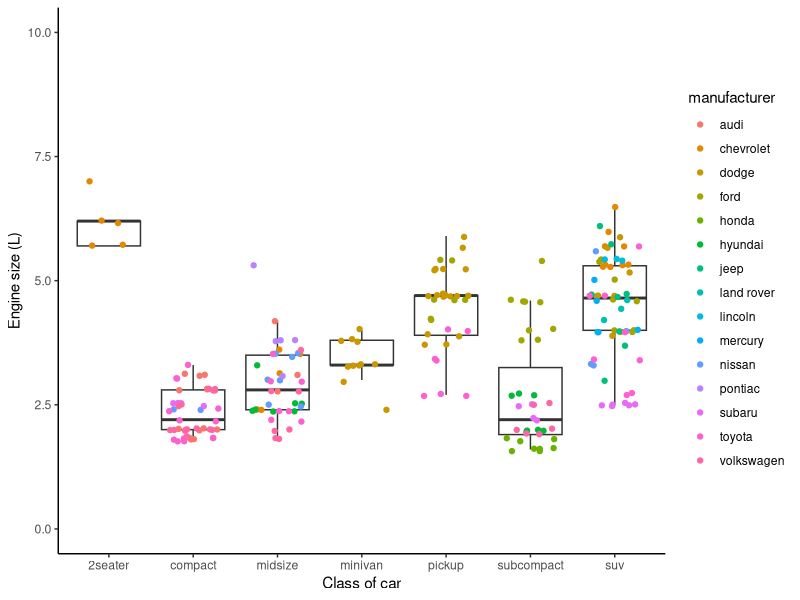
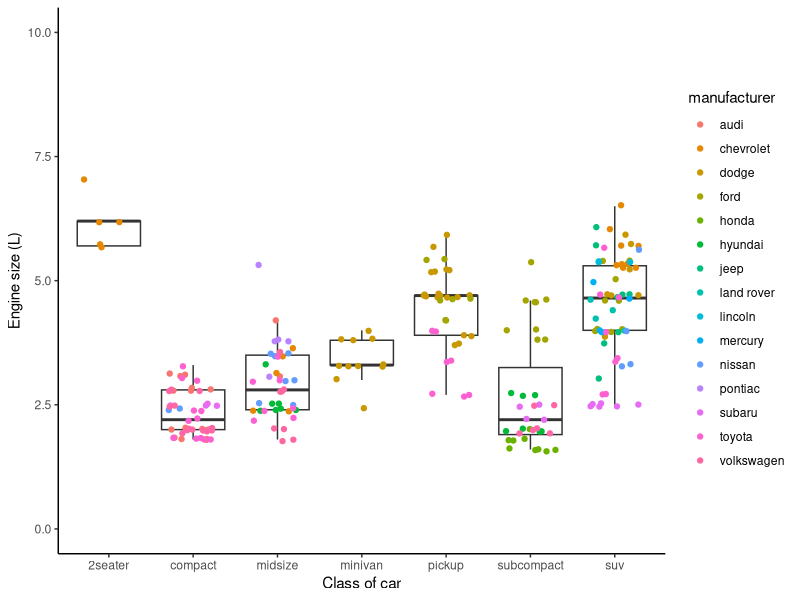

Write R code to recreate these figures, in order.
install.packages("ggplot2")
library(ggplot2)
install.packages("tidyverse")
library(tidyverse)

mpg_df <- mpg
epic_figure <- ggplot(aes(y=displ, x=class),data = mpg_df)+
  geom_boxplot(outliers=FALSE)+
  geom_jitter(aes(color=manufacturer), width=0.3)+
  xlab("Class of car") +
  ylab("Engine size (L)") +
  theme_classic()+
  ylim(0,10)

epic_figure


ggsave(filename = "exercise_plot_making.pdf", plot = epic_figure, device = "pdf", 
       path = "data", width = 250, height = 150, units = "mm", 
       dpi = 500, limitsize = TRUE)
